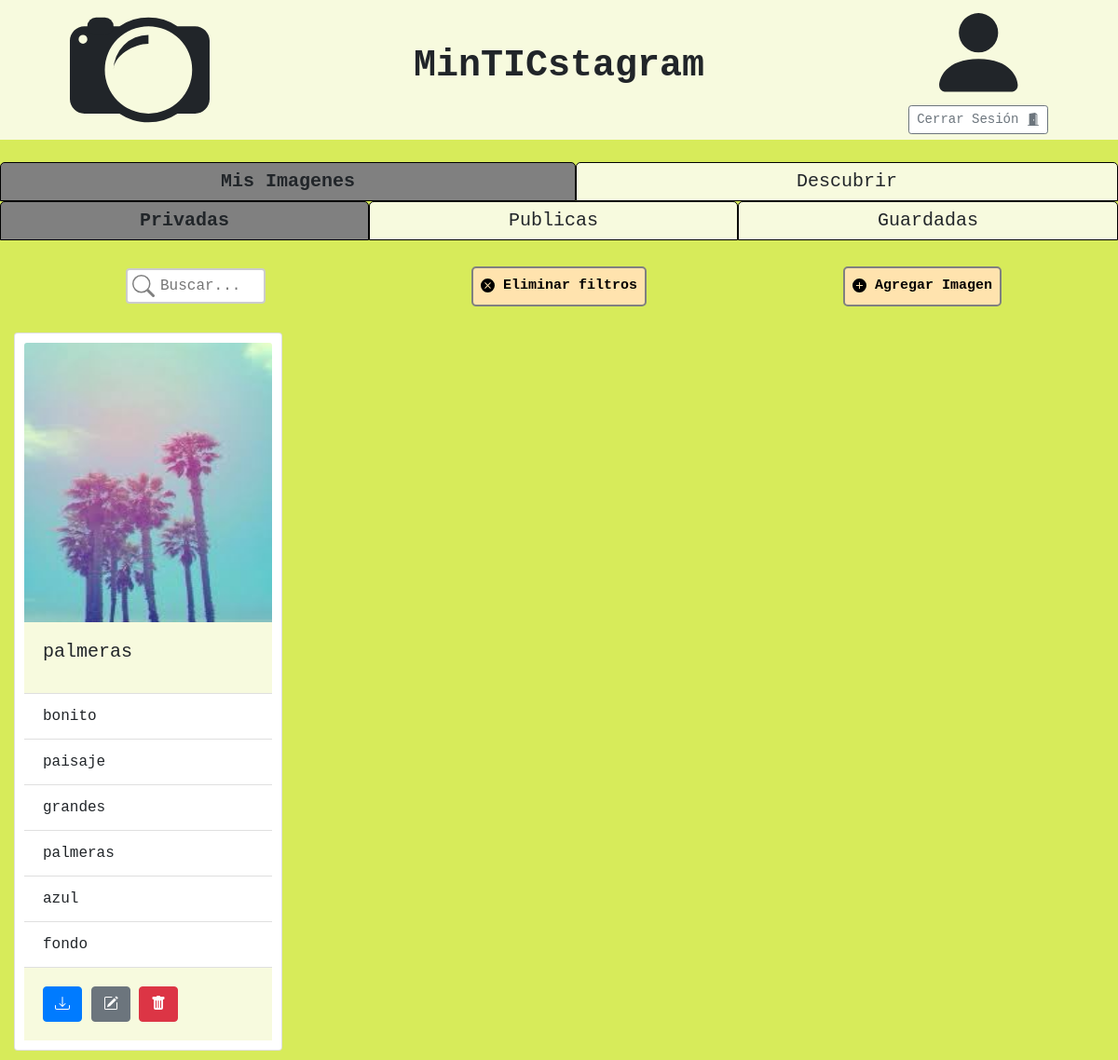
/principal/ (signed in), run on the app's committed database.
### tables this page shows
CREATE TABLE Imagenes (
    id INTEGER PRIMARY KEY AUTOINCREMENT,
    id_usuario REFERENCES Usuarios(id),
    nombre_imagen TEXT,
    ruta TEXT,
    privada BOOLEAN
);

CREATE TABLE Etiquetas (
    id INTEGER PRIMARY KEY AUTOINCREMENT,
    nombre_etiqueta TEXT UNIQUE
);

### controlador.py (the view)
@app.route("/principal/", methods=('GET', 'POST'))
@login_required
def principal():
    if 'tabID' not in g:
        g.tabID = "privadas"
    else:
        print(g.tabID)
    if request.method == "POST":
        g.tabID = request.form.get("tab")
    img_privadas = get_imagenes(session['user_id'], 1)
    img_publicas = get_imagenes(session['user_id'], 0)
    img_guardadas = get_guardadas(session['user_id'])
    img_descubrir = descubir_imagenes(session['user_id'])
    username = request.cookies.get('usuario')
    return render_template("principal.html",  galeria1=img_privadas, galeria2=img_publicas, galeria3=img_guardadas, galeria4=img_descubrir, tabID=g.tabID)

### controlador.py (called while the page is built)
def login_required(view):
    @wraps(view)
    def wrapped_view(*arg, **kwargs):
        if g.user is None:
            return redirect(url_for( 'ingreso' ))
        return view(*arg, **kwargs)
    return wrapped_view

@app.before_request
def load_logged_in_user():
    user_id = session.get('user_id')
    if user_id is None:
        g.user = None
    else:
        g.user = get_usuario_byID(user_id)

### db.py (called while the page is built)
def conectar():
    try:
        if 'db' not in g:
            g.db = sqlite3.connect('MinTICstagram.db')
        return g.db
    except Error as e:
        print(e)

def desconectar():
    try:
        db = g.pop('db', None)
        if db is not None:
            db.close()
    except Error as e:
        print(e)

def get_usuario_byID(id_):
    query = """SELECT id, nombre_usuario, correo, contraseña
               FROM Usuarios
               WHERE id=?;"""
    values = (id_,)
    keys = ['id', 'nombre', 'correo', 'contraseña']
    try:
        con = conectar()
        cursor = con.cursor()
        cursor.execute(query, values)
        res = cursor.fetchone()
        desconectar()
        return None if res is None else {k:v for k,v in zip(keys, res)}
    except Error as e:
        print(e)

def get_imagenes(usrId, privada):
    query = """SELECT id, nombre_imagen, ruta
               FROM Imagenes
               WHERE id_usuario=? AND privada=?;"""
    values = (usrId, 1 if privada else 0)
    try:
        con = conectar()
        cursor = con.cursor()
        cursor.execute(query, values)
        imagenes = cursor.fetchall()
        desconectar()
        keys = ['id', 'nombre', 'ruta']
        imagenes = [{k:v for k,v in zip(keys,img)} for img in imagenes]
        for img in imagenes:
            img['etiquetas'] = get_etiquetas(img['id'])
        return imagenes
    except Error as e:
        print(e)

def get_guardadas(usrId):
    query = """SELECT I.id, I.nombre_imagen, I.ruta
               FROM Imagenes AS I
               INNER JOIN MeGusta AS MG ON MG.id_imagen = I.id
               WHERE MG.id_usuario=?;"""
    values = (usrId,)
    try:
        con = conectar()
        cursor = con.cursor()
        cursor.execute(query, values)
        imagenes = cursor.fetchall()
        desconectar()
        keys = ['id', 'nombre', 'ruta']
        imagenes = [{k:v for k,v in zip(keys,img)} for img in imagenes]
        for img in imagenes:
            img['etiquetas'] = get_etiquetas(img['id'])
        return imagenes
    except Error as e:
        print(e)

### templates/principal.html (shortened to what this page needs)
<!DOCTYPE html>
<html lang="es">
<head>
    <link rel="stylesheet" href="https://cdn.jsdelivr.net/npm/bootstrap@4.5.3/dist/css/bootstrap.min.css"
>
    <link rel="stylesheet" href="{{ url_for('static', filename='estilos/principales.css') }}">
</head>
<body>
    <header>
        <div id="wrapper">
            <div id="column1">
            </div>
            <div id="column2">
                <h1 style="font-weight: bold;">MinTICstagram</h1>
            </div>
            <div id="column3">
                <div class="logo">
                    <svg height="100%" viewBox="0 0 16 16" class="bi bi-person-fill" fill="currentColor"
                        xmlns="http://www.w3.org/2000/svg">
                        <path fill-rule="evenodd"
                            d="M3 14s-1 0-1-1 1-4 6-4 6 3 6 4-1 1-1 1H3zm5-6a3 3 0 1 0 0-6 3 3 0 0 0 0 6z" />
                    </svg>
                </div>
                <div>
                    <button type="button" class="btn btn-outline-secondary btn-sm" data-toggle="modal"
                        data-target="#modalCerrarSesion">
                        Cerrar Sesión
                    </button>
                </div>
            </div>
        </div>
    </header>
    <br>
    <div class="grid-container two-cols">
        <div class="grid-item tab" id="myImgs-tab" onclick="openTab('myImgs');">
            Mis Imagenes
        </div>
        <div class="grid-item tab" id="buscar-tab" onclick="openTab('buscar');">
            Descubrir
        </div>
    </div>
    <div class="tab-content" id="myImgs-content" style="display: none;">
        <div class="grid-container three-cols">
            <div class="grid-item tab-img" id="privadas-tab" onclick="obtenerSubTab('privadas');">
                Privadas
            </div>
            <div class="grid-item tab-img" id="publicas-tab" onclick="obtenerSubTab('publicas');">
                Publicas
            </div>
            <div class="grid-item tab-img" id="guardadas-tab" onclick="obtenerSubTab('guardadas');">
                Guardadas
            </div>
        </div>
        <br>
        <div class="tab-content" id="privadas-content" style="display: none;">
            <div class="container-fluid">
                <div class="container-fluid">
                    <div class="row">
                        <div class="col align-self-center center">
                            <form style="text-align: center;" action="{{ url_for('buscarPrivadas') }}" method="POST"
                                enctype="multipart/form-data">
                                <input type="text" class="searchbar" name="search" placeholder="Buscar...">
                            </form>
                        </div>
                        <div class="col align-self-center center">
                            <form action="{{ url_for('principal') }}" method="POST" enctype="multipart/form-data">
                                <button type="submit" class="boton">
                                    Eliminar filtros
                                </button>
                            </form>
                        </div>
                        <div class="col align-self-center center">
                            <button type="button" class="boton" data-toggle="modal" data-target="#nuevaImgModal">
                                <svg width="1em" height="1em" viewBox="0 0 16 16" class="bi bi-plus-circle-fill"
                                    fill="currentColor" xmlns="http://www.w3.org/2000/svg">
                                    <path fill-rule="evenodd"
                                        d="M16 8A8 8 0 1 1 0 8a8 8 0 0 1 16 0zM8.5 4.5a.5.5 0 0 0-1 0v3h-3a.5.5 0 0 0 0 1h3v3a.5.5 0 0 0 1 0v-3h3a.5.5 0 0 0 0-1h-3v-3z" />
                                </svg>
                                Agregar Imagen
                            </button>
                        </div>
                    </div>
                </div>
                <br>
                <div class="row">
                    {% for t in galeria1 %}
                    <div class="col-md-3">
                        <div class="card mx-auto" style="width: 18rem; padding: 10px; margin-bottom: 10px;">
                            <img src="{{ url_for('static', filename= t['ruta'] ) }}" class="card-img-top myImg"
                                width="300" height="300" onclick="showImgModal(event);">
                            <div class="card-body">
                                <h5 class="card-title" style="float: left;"> {{ t['nombre'] }} </h5>
                            </div>
                            <ul class="list-group list-group-flush">
                                {% for q in t['etiquetas'] %}
                                    <li class="list-group-item">{{ q }}</li>
                                {% endfor %}
                            </ul>
                            <div class="card-body">
                                <a download="imagen.jpg" href="{{ url_for('static', filename= t['ruta'] ) }}">
                                    <button type="button" class="btn btn-primary">
                                    </button>
                                </a>
                                {% set id = t['id'] %}
                                {% set ruta = t['ruta'] %}
                                <button type="button" class="btn btn-secondary" data-toggle="modal"
                                    data-target="#actualizarImgModal"
                                    onclick="displayImgOnUpdateModal(event, '{{ id }}', '{{ ruta }}'); setRadioBtn('Privada');">
                                </button>
                                <a href="{{ url_for('delete', id= t['id'] ) }}">
                                    <button type="button" class="btn btn-danger">
                                    </button>
                                </a>
                            </div>
                        </div>
                    </div>
                    {% endfor %}
                </div>
            </div>
        </div>
    </div>
</body>
</html>

### static/estilos/principales.css (style rules this page uses)
* { font-family: "Courier New", Courier, monospace; margin: 0; box-sizing: border-box; }
.btn-group-sm>.btn, .btn-sm { background-color: white; }
body { background-color: #d7eb5a; font-family: "Courier New", Courier, monospace; margin: 0; }
header { width:100%; background-color: #f7fade; height: 150px; text-align: center; left: 0; top: 0; }
#wrapper { width:100%; height:150px; margin:auto; display: flex; }
#column1 { width:25%; height:150px; float:left; align-items: center; }
#column2 { width:50%; height:150px; float:left; line-height: 150px; text-align: center; display:flex; align-items: center; justify-content: center; }
#column3 { width:25%; height:150px; align-items: center; float:left; }
.logo { display: inline-block; height: 75%; vertical-align: middle; }
.boton { background-color: #ffe3ae; color: black; text-align: center; text-decoration: none; display: inline-block; font-family: 'Courier New', Courier, monospace; font-weight:bold; font-size:15px; padding: 8px; margin: 4px 2px; transition-duration: 0.4s; cursor: pointer; border-radius: 5px; border: 2px solid gray; }
.searchbar { width: 150px; box-sizing: border-box; border: 2px solid #ccc; border-radius: 4px; font-size: 16px; background-color: white; background-image: url('../img/searchicon.svg'); background-position: 5px 5px; background-repeat: no-repeat; padding: 5px 20px 5px 35px; transition: width 0.4s ease-in-out; }
.center { text-align: center; }
.grid-container { display: grid; grid-gap: 0px; padding: 0px; }
.two-cols { grid-template-columns: auto auto; }
.three-cols { grid-template-columns: auto auto auto; }
.grid-item { background-color: #f7fade; border: 1px solid black; border-radius: 5px 5px 0 0; text-align: center; padding: 5px; font-size: 20px; cursor: pointer; }
.active { background-color: grey; font-weight: bold; }
.myImg { cursor: pointer; transition: 0.3s; }
.card-body { background-color: #f7fade; }

### data on the page
Imagenes: ruta (picture), nombre "palmeras"
Etiquetas: nombre_etiqueta "bonito"
Etiquetas: nombre_etiqueta "paisaje"
Etiquetas: nombre_etiqueta "grandes"
Etiquetas: nombre_etiqueta "palmeras"
Etiquetas: nombre_etiqueta "azul"
Etiquetas: nombre_etiqueta "fondo"
